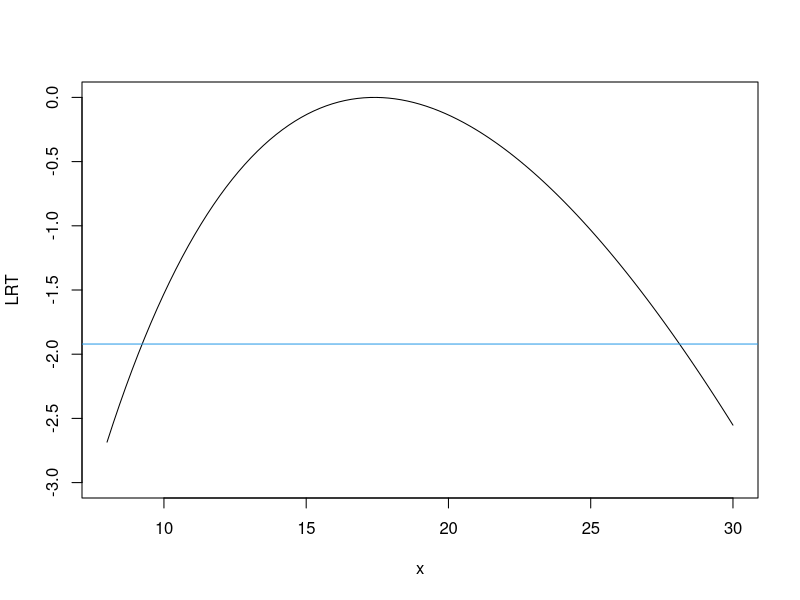
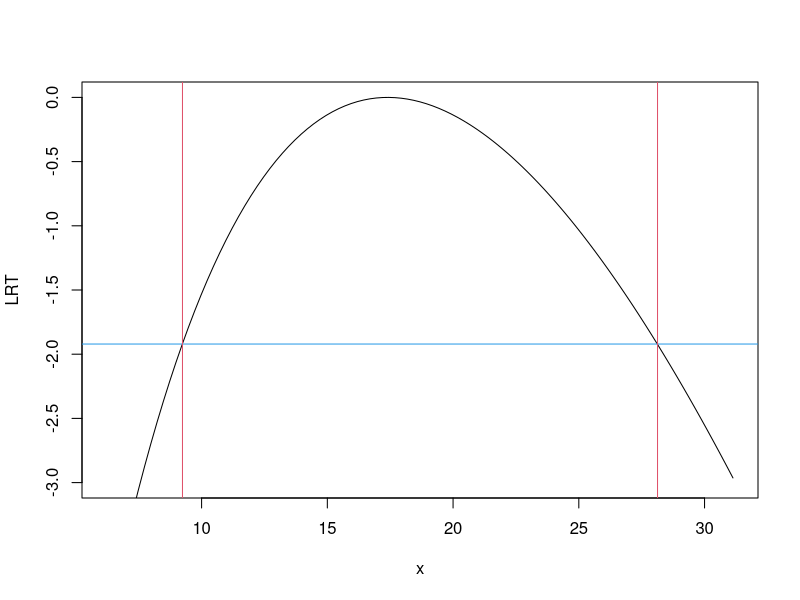
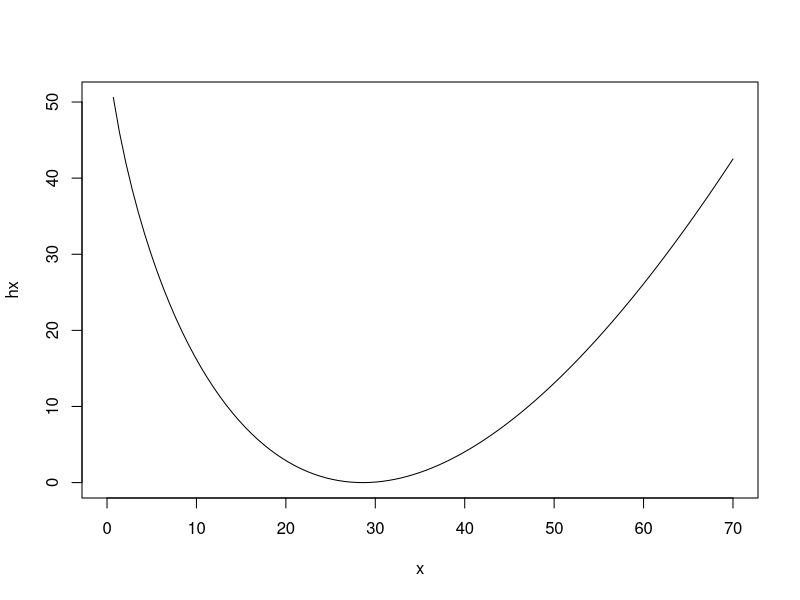

These charts were generated, in order, by the following R code:
## ---- chunk 1
x<-23
b<-5.6
LRT<- function(l) {
  (x*log(l+b)-x*log(x)+x-l-b)
}
cv<-(-1)*qchisq((1-0.05), 1)/2
plot(LRT,xlim = c(8,30),ylim=c(-3,0));abline(h=cv, col=4)
## ---- chunk 2
Interval<-function(x,b,alpha=0.05){
 mle<-x-b
 cv<-(-1)*qchisq(1-alpha, 1)/2
 linf<-0
  for (i in 1:1000) {
    linf<-linf+0.01
    k<-x*log(linf+b)-linf
    if(k>=cv+x*log(x)-x+b)break
    linf
  }
  lsup<-mle
  for (i in 1:10000) {
    lsup<-lsup+0.01
    k<-x*log(lsup+b)-lsup
    if(k<=cv+x*log(x)-x+b)break  
    lsup
  }
  cat("Elintervalo es:", linf,lsup)
  LRT<- function(l) {
  (x*log(l+b)-x*log(x)+x-l-b)
  }
  plot(LRT,xlim = c(linf-3,3+lsup),ylim=c(-3,0))
  abline(h=cv, col=4);abline(v=linf, col=2);abline(v=lsup,col=2)
}
Interval(23,5.6)
## ---- chunk 3
hx<- function(x, l=23, b=5.6) {
  2*(x*log(x)-x-x*log(l+b)+l+b)
}
plot(hx,xlim = c(0,70))
## ---- chunk 4
inter<-function(x,b,alpha=0.05){
  lminf<-0
  for (i in 1:1000) {
    lminf<-lminf+0.01
    k<-1-ppois(x,lminf+b)
    if (k>=alpha/2)break
  }
  lmsup<-0
  for (j in 1:3000) {
    lmsup<-lmsup+0.01
    k<-1-ppois(x,lmsup+b)
    if (k>=1-alpha/2)break
  }
cat("El intervalo es:", lminf,lmsup)
}
inter(23,5.6)
## ---- chunk 5
inter(23,5.6)
